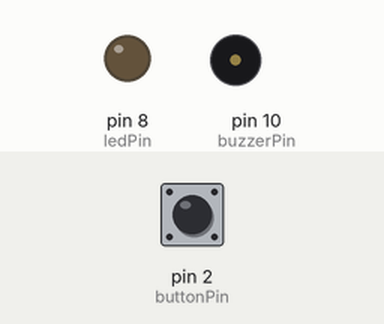
This sketch was run on a simulated Arduino Uno, built with avr-gcc and run on an emulated ATmega328P. Shown: output pins drawn as LEDs (lit = HIGH), buzzer (waves = sounding). The inputs (shaded band) are chosen by the test bench; at power-on: pin 2 (buttonPin) HIGH.

Above: at 1.8 s.
1.9 s: pin 2 (buttonPin) pulled LOW for 0.6 s
At 2.4 s:
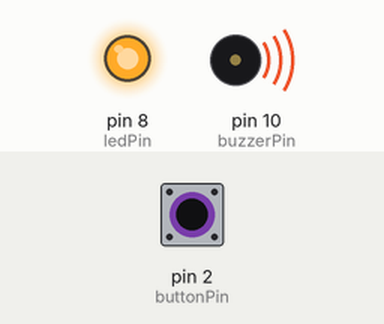
4.0 s: pin 2 (buttonPin) pulled LOW for 3.2 s
At 8.2 s:
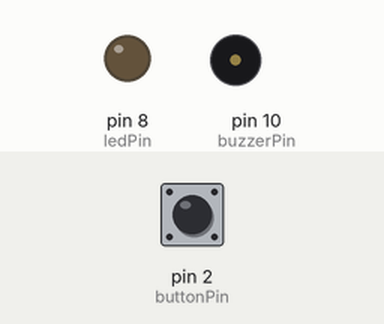
Timing chart, 0 to 9.7 s (numbered marks = the images above; inputs shaded):
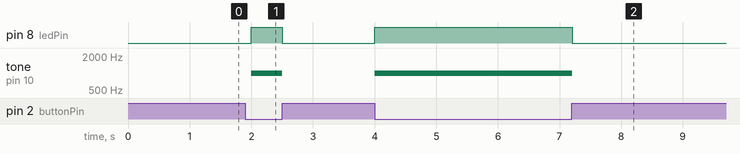

The sketch:

Buzzer.ino
```cpp
int buzzerPin = 10;
int frequencia = 1000;
int buttonPin = 2;
int botaoStatus = 1;
int ledPin = 8;

void setup() {
  // put your setup code here, to run once:
  pinMode(ledPin, OUTPUT);
  pinMode(buzzerPin, OUTPUT);
  pinMode(buttonPin, INPUT);
  digitalWrite(buttonPin, HIGH);
}

void loop() {
  // put your main code here, to run repeatedly:
  botaoStatus = digitalRead(buttonPin);
  if (LOW == botaoStatus ){
    tone(buzzerPin, frequencia);
    digitalWrite(ledPin,HIGH);
    delay(20);
  }else{
    noTone(buzzerPin);
    digitalWrite(ledPin, LOW);
    delay(500);
  }


}
```

Measured:
- after the input at 1.9 s, pin 8 (ledPin): LOW → HIGH after 0.10 s, → LOW 0.50 s later; tone on pin 10 (buzzerPin): silent → 1000 Hz after 0.10 s, → silent 0.50 s later
- after the input at 4.0 s, pin 8 (ledPin): LOW → HIGH at once, → LOW 3.2 s later; tone on pin 10 (buzzerPin): silent → 1000 Hz at once, → silent 3.2 s later
